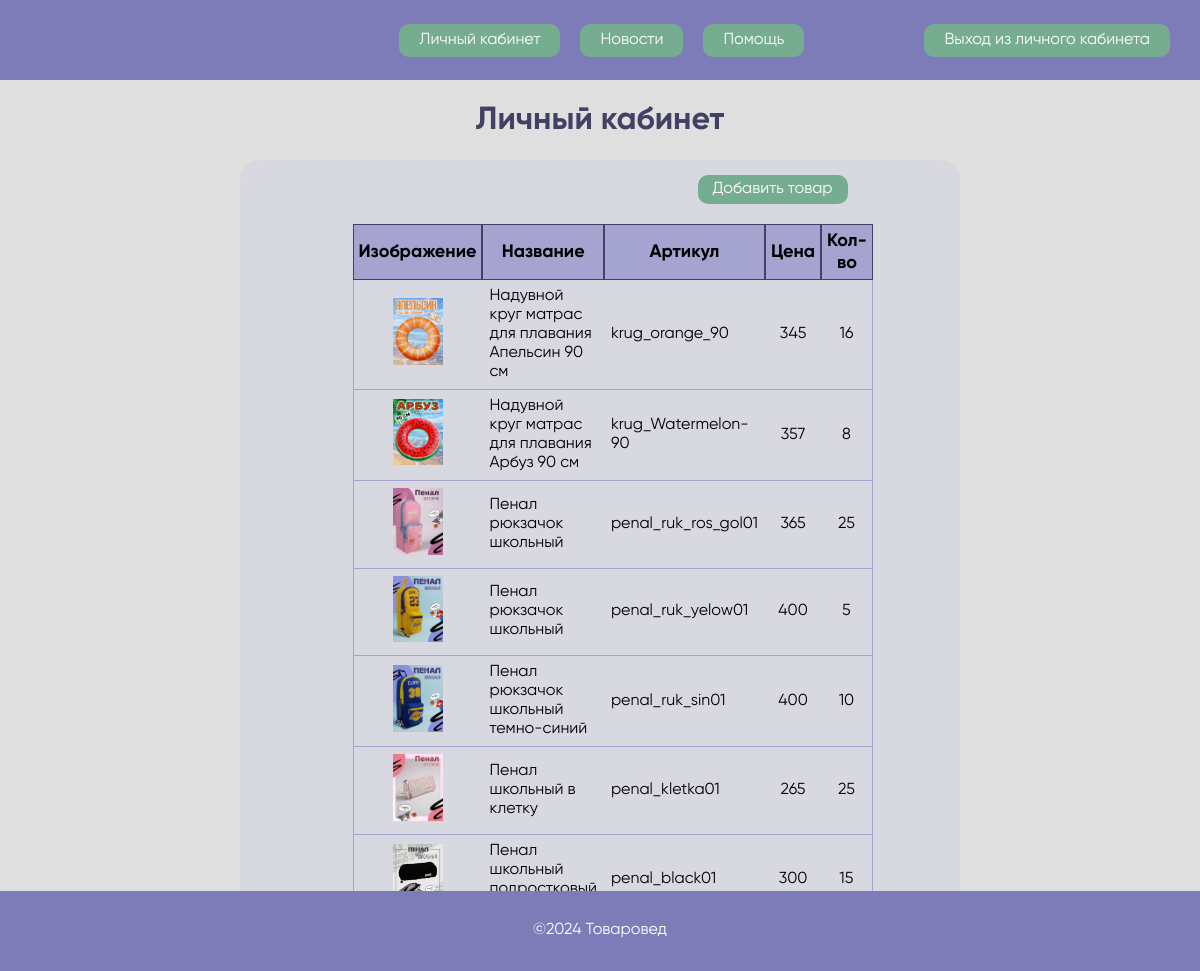
The app's page /warehouse/ (signed in) with its own data.
### appWarehouse/models.py (models this page shows, shortened)
class Product(models.Model):
    title = models.CharField (
        verbose_name="Название товара",
        max_length=150,
        blank=False,
        null=False,
    )
    article =  models.CharField (
        verbose_name="Артикул",
        max_length=50,
        default = '0',
        blank=False,
        null=False,
    )
    price = models.IntegerField(
        verbose_name='Цена',
        null=True,
        blank=True,
        default="0"
        )
    barcode = models.FileField (
        verbose_name="Баркод",
        upload_to = "barcode/%Y/%m/%d/",
        blank=True,
        null=True,
    )
    description = models.TextField(
        verbose_name='Описание',
        default='-',)
    count = models.IntegerField(
        verbose_name='Количество',
        default=0,)
    image = models.ImageField(
        verbose_name='Изображение',
        upload_to='image_products/%Y/%m/%d/',
        default='image_products/noimage.png',
        null=True,
        blank=True,
        )
    warehouse = models.ManyToManyField(
        Warehouse,
        verbose_name = 'Склад',
        blank=True,
        null=True,
        )
    user = models.ForeignKey('auth.User',
                             verbose_name="Пользователь",
                             on_delete=models.CASCADE)
    class Meta:
        verbose_name = 'Товар'
        verbose_name_plural = 'Товары'
        ordering = ['title']

### appWarehouse/views.py (the view)
# urls.py: path('', views.PersonAccount.as_view(), name="urlPersonalAccount"),
class PersonAccount (TemplateView):
    template_name = 'appWarehouse/index.html'
    def get_context_data(self, **kwargs):
        context = super().get_context_data(**kwargs)
        products = Product.objects.filter(user=self.request.user)
        context['products'] = products
        return context

### templates/appWarehouse/index.html (shortened to what this page needs)
{% extends 'base.html' %}
{% load static %}
{% block content %}
{% include "appWarehouse/header.html" %}
<h1 class="title">Личный кабинет</h1>
<section class="container">
  <div class="container__content">
    <div class="table_product">
      <div class="addproduct_link">
        <a href="{% url 'urlAddProduct' %}">Добавить товар</a>
    </div>
      <table class="table_product__content" cellpadding="0" cellspacing="0" >
        <tr>
          <th class="table_title">Изображение</th>
          <th class="table_title">Название</th>
          <th class="table_article">Артикул</th>
          <th class="table_price">Цена</th>
          <th class="table_count">Кол-во</th>
        </tr>
        {% for pd in products %}
        <tr class="table_product__content-tr">
          <td class="table_image"><a href="{% url 'urlProduct' pd.pk %}"><img src='{{pd.image.url}}' width=50></a></td>
          <td><a href="{% url 'urlProduct' pd.pk %}">{{pd.title}}</a></td>
          <td><a href="{% url 'urlProduct' pd.pk %}">{{pd.article}}</td></a>
          <td class="table_price"><a href="{% url 'urlProduct' pd.pk %}">{{pd.price}}</td></a>
          <td class="table_count"><a href="{% url 'urlProduct' pd.pk %}">{{pd.count}}</td></a>
        </tr>
        {% endfor %}
      </table>
    </div>
  </div>
</section>
{% include "footer.html" %}
{% endblock %}

### templates/base.html (shortened to what this page needs)
{% load static %}
<!DOCTYPE html>
<html lang="ru">
<head>
    <link rel="stylesheet" href="{% static 'font/stylesheet.css' %}">
    <link rel="stylesheet" href="{% static 'appHomePage/css/apphome_style.css' %}?version={% now 'H:i:s' %}">
    <link rel="stylesheet" href="{% static 'appWarehouse/css/appwarehouse_style.css' %}?version={% now 'H:i:s' %}">
</head>
<body>
    {% block content %}{% endblock %}
</body>
</html>

### templates/appWarehouse/header.html
<header class="header">
    <div class="header__content">
        <a href="{% url 'urlPersonalAccount' %}">Личный кабинет</a>
        <a href="{% url 'urlAll_news' %}">Новости</a>
        <a href="{% url 'urlRecSupport' %}">Помощь</a>
        <a href="{% url 'urlLogoutAccount' %}">Выход из личного кабинета</a>
    </div>
</header>

### templates/footer.html (shortened to what this page needs)
<section class="footer">
    <div class="footer__content">
        <p>©2024 Товаровед</p>
    </div>
</section>

### static/appHomePage/css/apphome_style.css (style rules this page uses)
* { box-sizing: border-box; margin: 0; padding: 0; font-family: Gilroy; }
html { height: 100%; }
body { background: #dfdfdf; min-height: 100vh; position: relative; }

### static/appWarehouse/css/appwarehouse_style.css (style rules this page uses)
.header { display: flex; width: 100%; height: 80px; margin: 0 auto; margin-bottom: 20px; background-color: #7E7BB9; align-items: center; }
.header__content { width: 100%; padding: 10px; display: flex; justify-content: right; }
.header__content a { background-color: #76ad90; padding: 7px 20px; text-decoration: none; border: none; border-radius: 10px; color: #FFF; margin-right: 20px; }
.header__content a:last-child { margin-left: 100px; }
.title { color: #424164; text-align: center; }
.container { width: 100%; min-height: 100vh; margin: 0 auto; padding-bottom: 30px; margin-top: 20px; }
.container__content { width: 60%; margin: 0 auto; background-color: #bcb9eb31; border-radius: 20px; padding: 15px 30px; }
.addproduct_link { display: flex; align-items: center; justify-content: right; margin: 0 auto; margin-bottom: 20px; }
.addproduct_link a { background-color: #76ad90; padding: 5px 15px; text-decoration: none; border: none; border-radius: 10px; color: #FFF; }
.table_product { width: 75%; margin: 0 auto; }
.table_product__content th { border: 0.5px solid #424164; font-size: 18px; background-color: rgba(138, 135, 201, 0.644); padding: 5px; }
.table_title { width: 230px; }
.table_article { width: 200px; }
.table_price { width: 90px; text-align: center; }
.table_count { width: 80px; text-align: center; }
.table_image { text-align: center; width: 70px; }
.table_product__content a { text-decoration: none; color: #000; }
.table_product__content-tr td { border-bottom: 1px solid rgba(138, 135, 201, 0.644); padding: 7px; }
.table_product__content-tr td:first-child { border-left: 1px solid rgba(138, 135, 201, 0.644); }
.table_product__content-tr td:last-child { border-right: 1px solid rgba(138, 135, 201, 0.644); }
.footer { position: absolute; bottom: 0; }

### templates/footer.html (style rules this page uses)
.footer { width: 100%; height: 80px; background: #7E7BB9; margin: 0 auto; }
.footer__content { display: flex; align-items: center; justify-content: center; color: #FFF; height: 100%; }

### records on screen
Product: image (picture), title "Надувной круг матрас для плавания Апельсин 90 см", article "krug_orange_90", price "345", count "16"
Product: image (picture), title "Надувной круг матрас для плавания Арбуз 90 см", article "krug_Watermelon-90", price "357", count "8"
Product: image (picture), title "Пенал рюкзачок школьный", article "penal_ruk_ros_gol01", price "365", count "25"
Product: image (picture), title "Пенал рюкзачок школьный", article "penal_ruk_yelow01", price "400", count "5"
Product: image (picture), title "Пенал рюкзачок школьный темно-синий", article "penal_ruk_sin01", price "400", count "10"
Product: image (picture), title "Пенал школьный в клетку", article "penal_kletka01", price "265", count "25"
Product: image (picture), title "Пенал школьный подростковый…", article "penal_black01", price "300", count "15"
